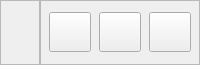
           <widget class="QFrame" name="TopContent">
            <property name="minimumSize">
             <size>
              <width>0</width>
              <height>65</height>
             </size>
            </property>
            <property name="maximumSize">
             <size>
              <width>16777215</width>
              <height>65</height>
             </size>
            </property>
            <property name="frameShape">
             <enum>QFrame::NoFrame</enum>
            </property>
            <property name="frameShadow">
             <enum>QFrame::Raised</enum>
            </property>
            <layout class="QHBoxLayout" name="horizontalLayout_7">
             <property name="spacing">
              <number>0</number>
             </property>
             <property name="leftMargin">
              <number>0</number>
             </property>
             <property name="topMargin">
              <number>0</number>
             </property>
             <property name="rightMargin">
              <number>0</number>
             </property>
             <property name="bottomMargin">
              <number>0</number>
             </property>
             <item>
              <widget class="QFrame" name="frame">
               <property name="minimumSize">
                <size>
                 <width>0</width>
                 <height>65</height>
                </size>
               </property>
               <property name="frameShape">
                <enum>QFrame::StyledPanel</enum>
               </property>
               <property name="frameShadow">
                <enum>QFrame::Raised</enum>
               </property>
              </widget>
             </item>
             <item>
              <widget class="QFrame" name="frame_2">
               <property name="minimumSize">
                <size>
                 <width>160</width>
                 <height>65</height>
                </size>
               </property>
               <property name="maximumSize">
                <size>
                 <width>160</width>
                 <height>16777215</height>
                </size>
               </property>
               <property name="frameShape">
                <enum>QFrame::StyledPanel</enum>
               </property>
               <property name="frameShadow">
                <enum>QFrame::Raised</enum>
               </property>
               <layout class="QHBoxLayout" name="horizontalLayout_9">
                <property name="spacing">
                 <number>8</number>
                </property>
                <property name="leftMargin">
                 <number>8</number>
                </property>
                <property name="topMargin">
                 <number>0</number>
                </property>
                <property name="rightMargin">
                 <number>8</number>
                </property>
                <property name="bottomMargin">
                 <number>0</number>
                </property>
                <item>
                 <widget class="QPushButton" name="minBtn">
                  <property name="minimumSize">
                   <size>
                    <width>40</width>
                    <height>40</height>
                   </size>
                  </property>
                  <property name="styleSheet">
                   <string notr="true">image: url(:/icons/images/icons/minimize.png);</string>
                  </property>
                  <property name="text">
                   <string/>
                  </property>
                 </widget>
                </item>
                <item>
                 <widget class="QPushButton" name="maxBtn">
                  <property name="minimumSize">
                   <size>
                    <width>40</width>
                    <height>40</height>
                   </size>
                  </property>
                  <property name="text">
                   <string/>
                  </property>
                  <property name="icon">
                   <iconset resource="resources.qrc">
                    <normaloff>:/icons/images/icons/maximize.png</normaloff>:/icons/images/icons/maximize.png</iconset>
                  </property>
                  <property name="iconSize">
                   <size>
                    <width>40</width>
                    <height>40</height>
                   </size>
                  </property>
                 </widget>
                </item>
                <item>
                 <widget class="QPushButton" name="exitBtn">
                  <property name="minimumSize">
                   <size>
                    <width>40</width>
                    <height>40</height>
                   </size>
                  </property>
                  <property name="styleSheet">
                   <string notr="true">image: url(:/icons/images/icons/x.png);</string>
                  </property>
                  <property name="text">
                   <string/>
                  </property>
                 </widget>
                </item>
               </layout>
              </widget>
             </item>
            </layout>
           </widget>
